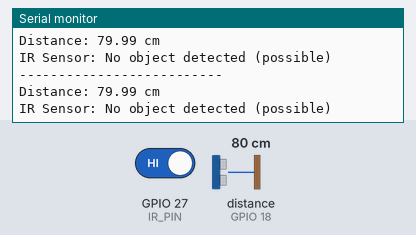
Simulated run of this sketch. Board: ESP32. Shown: the last lines printed to the serial monitor. Wiring (inferred from the names in the program): ultrasonic range finder: trigger GPIO 5; echo GPIO 18. Inputs (shaded band) come from the test bench; at power-on: GPIO 27 (IR_PIN) HIGH, distance to the obstacle (sensor on GPIO 18) 80 cm. The echo pulse lasts 58.3 µs per cm.

Above: at 1.3 s.
1.4 s: GPIO 27 (IR_PIN) driven LOW
At 1.9 s:
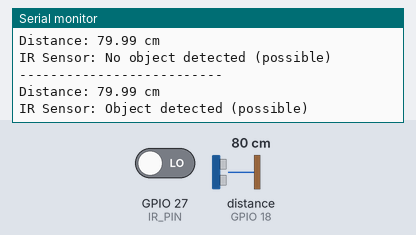
3.5 s: distance to the obstacle (sensor on GPIO 18) set to 60 cm
At 4.0 s:
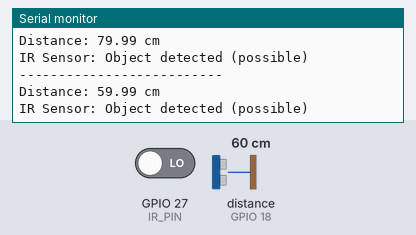
6.5 s: distance to the obstacle (sensor on GPIO 18) set to 2 cm
At 7.0 s:
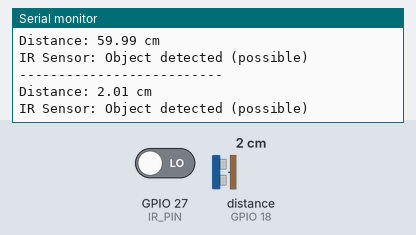
Timing chart, 0 to 9.5 s (numbered marks = the images above; inputs shaded):
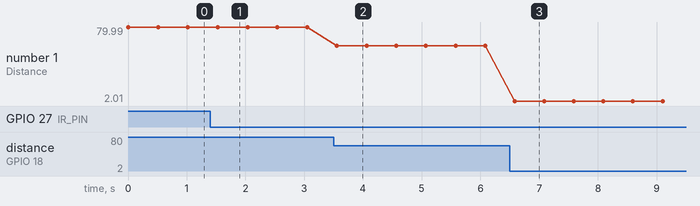

Measured:
- after the input at 1.4 s, the serial monitor: prints a new line after 0.13 s (image 1)
- after the input at 3.5 s, the serial monitor: prints a new line after 0.06 s (image 2)
- after the input at 6.5 s, the serial monitor: prints a new line after 0.09 s (image 3)
- plotted number 1: 79.99 → 59.99 after the input at 3.5 s, 59.99 → 2.01 after the input at 6.5 s

The sketch:

ultrasonic_sensor.ino
```cpp
#define TRIG_PIN 5
#define ECHO_PIN 18
#define IR_PIN 27

void setup() {
  Serial.begin(115200);

  pinMode(TRIG_PIN, OUTPUT);
  pinMode(ECHO_PIN, INPUT);
  pinMode(IR_PIN, INPUT);

  digitalWrite(TRIG_PIN, LOW);

  Serial.println("SMART PUMP - SENSOR TEST");
}

void loop() {

  // Ultrasonic measurement
  digitalWrite(TRIG_PIN, LOW);
  delayMicroseconds(2);

  digitalWrite(TRIG_PIN, HIGH);
  delayMicroseconds(10);

  digitalWrite(TRIG_PIN, LOW);

  long duration = pulseIn(ECHO_PIN, HIGH, 30000);

  float distance = duration * 0.0343 / 2;

  // IR detection
  int irState = digitalRead(IR_PIN);

  Serial.println("--------------------------");

  if (duration == 0) {
    Serial.println("Ultrasonic: No echo detected");
  } else {
    Serial.print("Distance: ");
    Serial.print(distance);
    Serial.println(" cm");
  }

  Serial.print("IR Sensor: ");

  if (irState == LOW) {
    Serial.println("Object detected (possible)");
  } else {
    Serial.println("No object detected (possible)");
  }

  delay(500);
}
```
